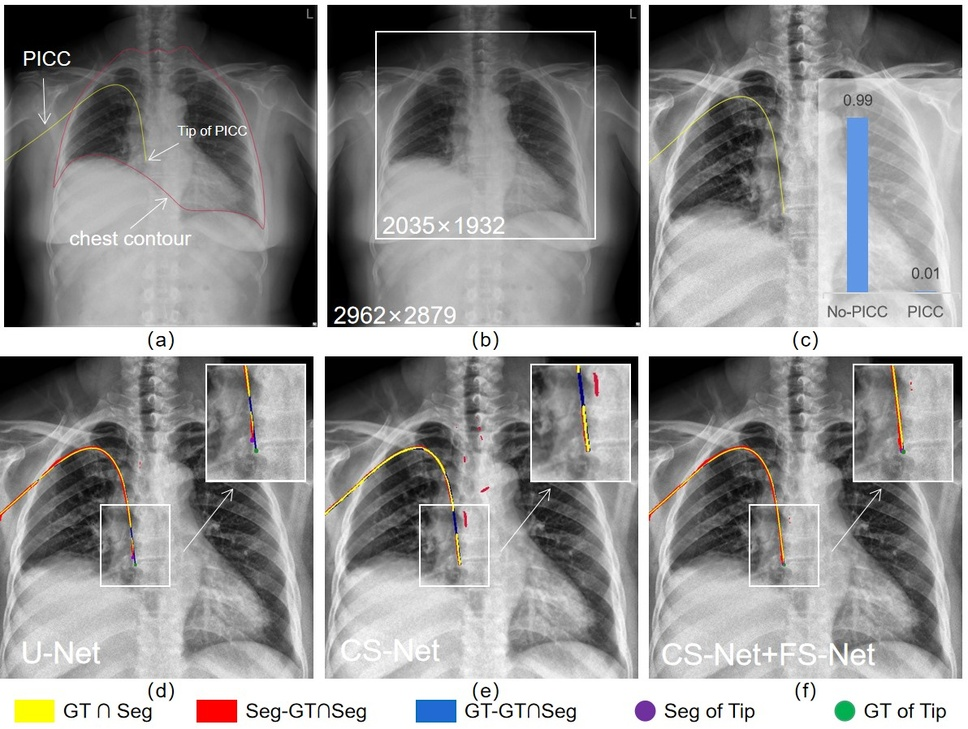
#> input picture image sample/image sample.jpg, 968 x 729 px, shrunk from 1192 x 898 before the run; its folder holds only this picture in this run
$ python -i func.py   (imports and definitions only)
#> lines starting #> are read from the running program, lines starting #| are printed output that depends on the picture
#> further down, picture is the input picture: shape (729, 968, 3); mean B, G, R 144.8, 145, 145.3
import numpy as np
import cv2
import os
import re

# [54 lines left out: functions norm, CLAHE, load_best_model, creat_test_save_path, not called in this run]


def threhold_aver(image):
    # [32 lines of commented-out code are left out]

    ret, thre_1 = cv2.threshold(image, 0.1, 1, cv2.THRESH_BINARY)
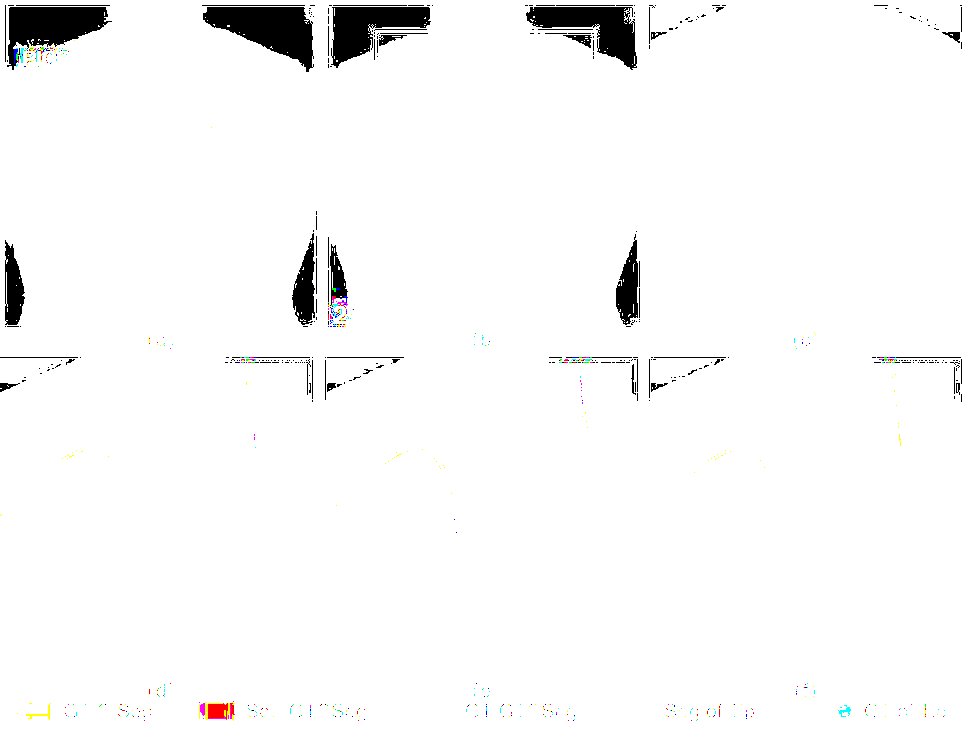
#> thre_1: shape (729, 968, 3); mean B, G, R 0.969, 0.969, 0.97; drawn with 1 as white
#> ret = 0
    ret, thre_2 = cv2.threshold(image, 0.2, 1, cv2.THRESH_BINARY)
    ret, thre_3 = cv2.threshold(image, 0.3, 1, cv2.THRESH_BINARY)
    ret, thre_4 = cv2.threshold(image, 0.4, 1, cv2.THRESH_BINARY)
    ret, thre_5 = cv2.threshold(image, 0.5, 1, cv2.THRESH_BINARY)
    ret, thre_6 = cv2.threshold(image, 0.6, 1, cv2.THRESH_BINARY)
    ret, thre_7 = cv2.threshold(image, 0.7, 1, cv2.THRESH_BINARY)
    ret, thre_8 = cv2.threshold(image, 0.8, 1, cv2.THRESH_BINARY)
    ret, thre_9 = cv2.threshold(image, 0.9, 1, cv2.THRESH_BINARY)
    output = (thre_1 + thre_2 + thre_3 + thre_4 + thre_5 + thre_6 + thre_7 + thre_8 + thre_9) /9
    return output

>>> import cv2
>>> picture = cv2.imread('../image sample/image sample.jpg')
>>> result = threhold_aver(picture)
